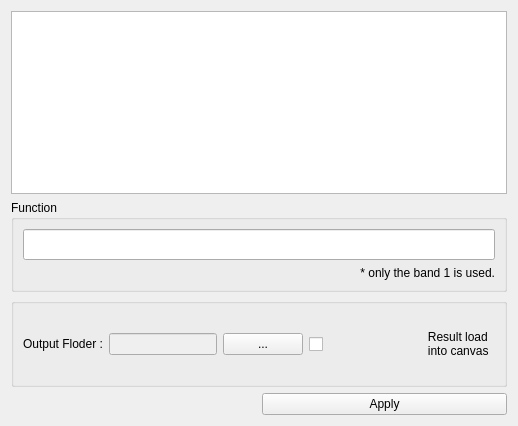
            <widget class="QWidget" name="page_9">
              <layout class="QGridLayout" name="gridLayout_27">
                <item row="0" column="0" colspan="2">
                  <widget class="QTableWidget" name="tlb_Function">
                    <property name="sizePolicy">
                      <sizepolicy hsizetype="Expanding" vsizetype="Expanding">
                        <horstretch>0</horstretch>
                        <verstretch>2</verstretch>
                      </sizepolicy>
                    </property>
                    <attribute name="horizontalHeaderStretchLastSection">
                      <bool>true</bool>
                    </attribute>
                  </widget>
                </item>
                <item row="3" column="1">
                  <widget class="QPushButton" name="btn_apply_Function">
                    <property name="text">
                      <string>Apply</string>
                    </property>
                  </widget>
                </item>
                <item row="2" column="0" colspan="2">
                  <widget class="QGroupBox" name="groupBox_17">
                    <property name="title">
                      <string/>
                    </property>
                    <layout class="QGridLayout" name="gridLayout_26">
                      <item row="0" column="0">
                        <widget class="QLabel" name="label_22">
                          <property name="text">
                            <string>Output Floder :</string>
                          </property>
                        </widget>
                      </item>
                      <item row="0" column="1">
                        <widget class="QLineEdit" name="txt_output_fun">
                          <property name="enabled">
                            <bool>false</bool>
                          </property>
                        </widget>
                      </item>
                      <item row="0" column="2">
                        <widget class="QPushButton" name="btn_input_Function">
                          <property name="text">
                            <string>...</string>
                          </property>
                        </widget>
                      </item>
                      <item row="0" column="3">
                        <widget class="QCheckBox" name="chk_addLater_func">
                          <property name="text">
                            <string>
                              Result load
                              into canvas
                            </string>
                          </property>
                        </widget>
                      </item>
                    </layout>
                  </widget>
                </item>
                <item row="1" column="0" colspan="2">
                  <widget class="QGroupBox" name="groupBox_6">
                    <property name="sizePolicy">
                      <sizepolicy hsizetype="Preferred" vsizetype="Preferred">
                        <horstretch>0</horstretch>
                        <verstretch>1</verstretch>
                      </sizepolicy>
                    </property>
                    <property name="title">
                      <string>Function</string>
                    </property>
                    <layout class="QGridLayout" name="gridLayout_25">
                      <item row="0" column="0">
                        <widget class="QLineEdit" name="txt_function_txt">
                          <property name="sizePolicy">
                            <sizepolicy hsizetype="Expanding" vsizetype="Expanding">
                              <horstretch>0</horstretch>
                              <verstretch>0</verstretch>
                            </sizepolicy>
                          </property>
                        </widget>
                      </item>
                      <item row="1" column="0">
                        <widget class="QLabel" name="label">
                          <property name="styleSheet">
                            <string notr="true"/>
                          </property>
                          <property name="text">
                            <string>* only the band 1 is used.</string>
                          </property>
                          <property name="alignment">
                            <set>Qt::AlignRight|Qt::AlignTrailing|Qt::AlignVCenter</set>
                          </property>
                        </widget>
                      </item>
                    </layout>
                  </widget>
                </item>
              </layout>
            </widget>
